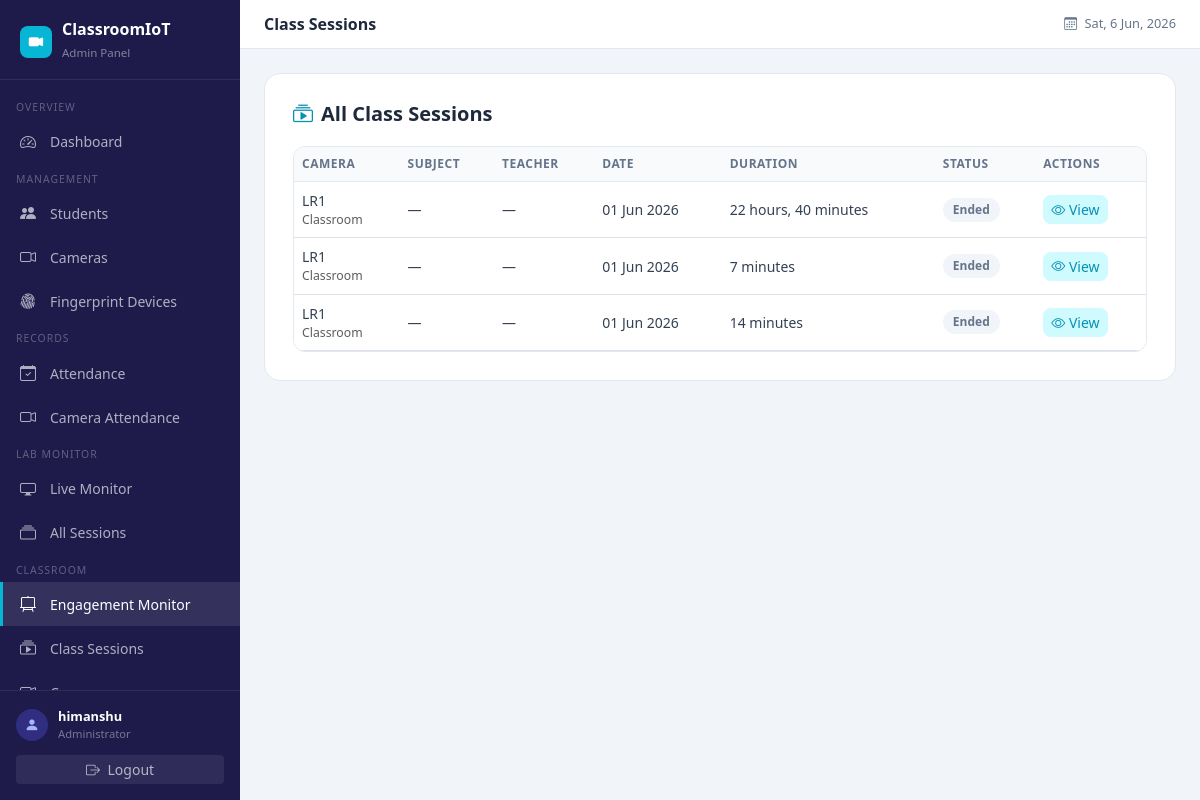
Before: /classroom/sessions/ (signed in) with the older database file.
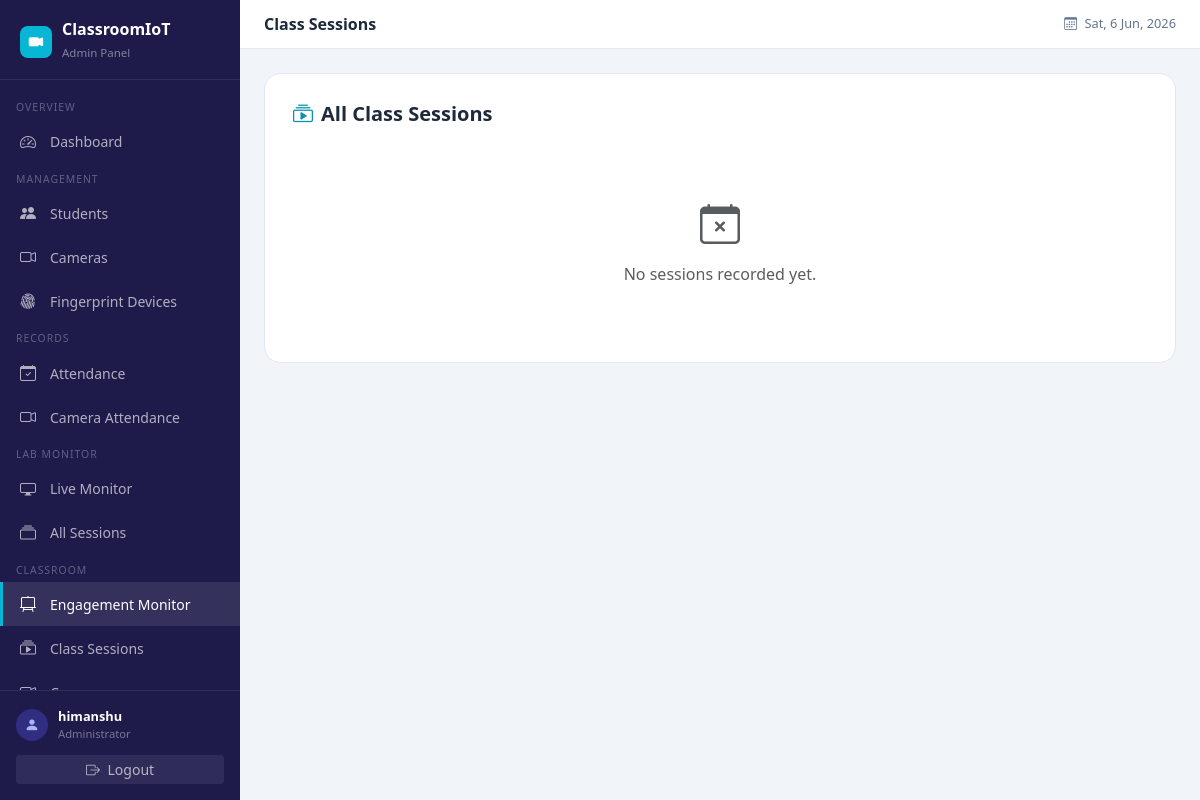
After: the same page with the newer database file.
### classroom_monitor/models.py (models this page shows, shortened)
class ClassSession(models.Model):
    camera = models.ForeignKey(ClassroomCamera, on_delete=models.CASCADE)
    subject = models.CharField(max_length=100, blank=True)
    teacher = models.CharField(max_length=100, blank=True)
    start_time = models.DateTimeField(auto_now_add=True)
    end_time = models.DateTimeField(null=True, blank=True)
    is_active = models.BooleanField(default=True)
    total_students_detected = models.IntegerField(default=0)
    class Meta:
        ordering = ['-start_time']
        indexes = [
            models.Index(fields=['camera', '-start_time']),
            models.Index(fields=['is_active', '-start_time']),
        ]
        verbose_name = 'Class Session'
        verbose_name_plural = 'Class Sessions'

class ClassroomCamera(models.Model):
    STREAM_TYPE_CHOICES = [
        ('mjpeg', 'MJPEG'),
        ('rtsp', 'RTSP'),
        ('snapshot', 'Snapshot'),
    ]
    name = models.CharField(max_length=100)
    url = models.CharField(max_length=300, help_text="RTSP or HTTP stream URL")
    location = models.CharField(max_length=100, default='Classroom')
    is_active = models.BooleanField(default=True)
    stream_type = models.CharField(
        max_length=10,
        choices=STREAM_TYPE_CHOICES,
        default='mjpeg'
    )
    snapshot_url = models.CharField(
        max_length=300, blank=True,
        help_text="Direct snapshot URL if different from stream URL"
    )
    created_at = models.DateTimeField(auto_now_add=True)
    class Meta:
        ordering = ['name']
        verbose_name = 'Classroom Camera'
        verbose_name_plural = 'Classroom Cameras'

### classroom_monitor/views.py (the view)
# urls.py: path('sessions/', views.session_list, name='classroom_session_list'),
@login_required
def session_list(request):
    sessions = ClassSession.objects.select_related('camera').order_by('-start_time')
    context = {
        'sessions': sessions,
    }
    return render(request, 'classroom_monitor/session_list.html', context)

### templates/classroom_monitor/session_list.html (shortened to what this page needs)
{% extends "entrance_cam/base.html" %}
{% block page_title %}Class Sessions{% endblock %}
{% block content %}
<div class="form-card">
  <div class="section-hdr">
    <h5><i class="bi bi-collection-play me-2" style="color:#0891b2"></i>All Class Sessions</h5>
  </div>
  {% if sessions %}
  <div class="data-table">
    <table class="table table-hover">
      <thead>
        <tr>
          <th>Camera</th>
          <th>Subject</th>
          <th>Teacher</th>
          <th>Date</th>
          <th>Duration</th>
          <th>Status</th>
          <th>Actions</th>
        </tr>
      </thead>
      <tbody>
        {% for session in sessions %}
        <tr>
          <td>
            <div class="fw-600">{{ session.camera.name }}</div>
            <div class="small text-muted">{{ session.camera.location }}</div>
          </td>
          <td>{{ session.subject|default:"—" }}</td>
          <td>{{ session.teacher|default:"—" }}</td>
          <td>{{ session.start_time|date:"d M Y" }}</td>
          <td>
            {% if session.end_time %}
              {{ session.end_time|timeuntil:session.start_time }}
            {% else %}
              <span class="text-muted">Ongoing</span>
            {% endif %}
          </td>
          <td>
            {% if session.is_active %}
              <span class="emotion-badge" style="background:#dcfce7;color:#166534">
                <span class="dot-online"></span>Active
              </span>
            {% else %}
              <span class="emotion-badge" style="background:#f1f5f9;color:#64748b">Ended</span>
            {% endif %}
          </td>
          <td>
            <a href="{% url 'classroom_session_detail' session.pk %}" class="btn btn-sm" style="background:#cffafe;color:#0891b2;border:none;border-radius:8px">
              <i class="bi bi-eye"></i> View
            </a>
          </td>
        </tr>
        {% endfor %}
      </tbody>
    </table>
  </div>
  {% else %}
  <div class="text-center py-5 text-muted">
    <i class="bi bi-calendar-x fs-1 d-block mb-2 opacity-20"></i>
    No sessions recorded yet.
  </div>
  {% endif %}
</div>
{% endblock %}

### templates/entrance_cam/base.html (shortened to what this page needs)
<!DOCTYPE html>
<html lang="en">
<head>
<link href="https://cdn.jsdelivr.net/npm/bootstrap@5.3.2/dist/css/bootstrap.min.css" rel="stylesheet">
<link href="https://cdn.jsdelivr.net/npm/bootstrap-icons@1.11.3/font/bootstrap-icons.css" rel="stylesheet">
</head>
<body>
{% if user.is_authenticated %}
<aside class="sidebar">
  <div class="sidebar-brand">
    <div style="display:flex;align-items:center;gap:10px">
      <div style="background:var(--accent);width:32px;height:32px;border-radius:8px;display:flex;align-items:center;justify-content:center">
        <i class="bi bi-camera-video-fill" style="color:#fff;font-size:0.9rem"></i>
      </div>
      <div>
        <h4>ClassroomIoT</h4>
        <small>Admin Panel</small>
      </div>
    </div>
  </div>
  <nav class="sidebar-nav">
    <div class="nav-section">Overview</div>
    <a href="{% url 'dashboard' %}" class="sidebar-link {% if request.resolver_match.url_name == 'dashboard' %}active{% endif %}">
      <i class="bi bi-speedometer2"></i> Dashboard
    </a>
    <div class="nav-section">Management</div>
    <a href="{% url 'student_list' %}" class="sidebar-link {% if 'student' in request.resolver_match.url_name %}active{% endif %}">
      <i class="bi bi-people-fill"></i> Students
    </a>
    <a href="{% url 'camera_attendance:camera_list' %}" class="sidebar-link {% if 'camera' in request.resolver_match.url_name %}active{% endif %}">
      <i class="bi bi-camera-video"></i> Cameras
    </a>
    <a href="{% url 'esp32_device_list' %}" class="sidebar-link {% if 'esp32' in request.resolver_match.url_name %}active{% endif %}">
      <i class="bi bi-fingerprint"></i> Fingerprint Devices
    </a>
    <div class="nav-section">Records</div>
    <a href="{% url 'attendance_list' %}" class="sidebar-link {% if 'attendance' in request.resolver_match.url_name %}active{% endif %}">
      <i class="bi bi-calendar-check"></i> Attendance
    </a>
    <a href="{% url 'camera_attendance:dashboard' %}" class="sidebar-link {% if 'camera_attendance' in request.resolver_match.app_name %}active{% endif %}">
      <i class="bi bi-camera-video"></i> Camera Attendance
    </a>
    <div class="nav-section">Lab Monitor</div>
    <a href="{% url 'lab_monitor' %}" class="sidebar-link {% if request.resolver_match.url_name == 'lab_monitor' %}active{% endif %}">
      <i class="bi bi-display"></i> Live Monitor
    </a>
    <a href="{% url 'session_list' %}" class="sidebar-link {% if request.resolver_match.url_name == 'session_list' %}active{% endif %}">
      <i class="bi bi-collection"></i> All Sessions
    </a>
    <div class="nav-section">Classroom</div>
    <a href="{% url 'classroom_dashboard' %}" class="sidebar-link {% if 'classroom' in request.path %}active{% endif %}">
      <i class="bi bi-easel2"></i> Engagement Monitor
    </a>
    <a href="{% url 'classroom_session_list' %}" class="sidebar-link">
      <i class="bi bi-collection-play"></i> Class Sessions
    </a>
    <a href="{% url 'classroom_camera_list' %}" class="sidebar-link">
      <i class="bi bi-camera-video"></i> Cameras
    </a>
  </nav>
  <div style="padding:16px;border-top:1px solid rgba(255,255,255,0.08)">
    <div style="display:flex;align-items:center;gap:10px;margin-bottom:12px">
      <div style="width:32px;height:32px;background:#312e81;border-radius:50%;display:flex;align-items:center;justify-content:center">
        <i class="bi bi-person-fill" style="color:#a5b4fc;font-size:0.9rem"></i>
      </div>
      <div>
        <div style="color:#fff;font-size:0.8rem;font-weight:600">{{ user.username }}</div>
        <div style="color:rgba(255,255,255,0.4);font-size:0.7rem">Administrator</div>
      </div>
    </div>
    <a href="{% url 'logout' %}" class="btn btn-sm w-100" style="background:rgba(255,255,255,0.08);color:rgba(255,255,255,0.65);border:none">
      <i class="bi bi-box-arrow-right me-1"></i> Logout
    </a>
  </div>
</aside>
{% endif %}
<div class="{% if user.is_authenticated %}main-content{% endif %}">
  {% if user.is_authenticated %}
  <div class="topbar">
    <span class="topbar-title">{% block page_title %}Dashboard{% endblock %}</span>
    <div style="display:flex;align-items:center;gap:12px">
      <span style="font-size:0.8rem;color:#64748b">
        <i class="bi bi-calendar3 me-1"></i>
        <span id="topbar-date"></span>
      </span>
    </div>
  </div>
  {% endif %}
  <div class="{% if user.is_authenticated %}content-area{% endif %}">
    {% block content %}{% endblock %}
  </div>
</div>
</body>
</html>

### templates/entrance_cam/base.html (style rules this page uses)
:root { --sidebar-w: 240px; --primary: #4f46e5; --primary-dark: #3730a3; --accent: #06b6d4; }
body { background: #f1f5f9; font-family: 'Segoe UI', sans-serif; margin: 0; padding: 0; overflow-x: hidden; }
.sidebar { position: fixed; top: 0; left: 0; height: 100vh; width: var(--sidebar-w); background: #1e1b4b; display: flex; flex-direction: column; z-index: 1000; }
.sidebar-brand { padding: 20px 20px 16px; border-bottom: 1px solid rgba(255,255,255,0.08); }
.sidebar-brand h4 { color: #fff; margin: 0; font-size: 1rem; font-weight: 700; }
.sidebar-brand small { color: rgba(255,255,255,0.45); font-size: 0.72rem; }
.sidebar-nav { flex: 1; padding: 12px 0; overflow-y: auto; }
.sidebar-nav { -ms-overflow-style: none; scrollbar-width: none; }
.nav-section { padding: 8px 16px 4px; font-size: 0.65rem; color: rgba(255,255,255,0.3); text-transform: uppercase; letter-spacing: 1px; }
.sidebar-link { display: flex; align-items: center; gap: 10px; padding: 10px 20px; color: rgba(255,255,255,0.65); text-decoration: none; font-size: 0.875rem; border-radius: 0; transition: all 0.15s; }
.sidebar-link:hover, .sidebar-link.active { color: #fff; background: rgba(255,255,255,0.1); border-left: 3px solid var(--accent); padding-left: 17px; }
.sidebar-link i { font-size: 1rem; width: 20px; }
.main-content { margin-left: var(--sidebar-w); min-height: 100vh; overflow-x: hidden; }
.topbar { background: #fff; border-bottom: 1px solid #e2e8f0; padding: 12px 24px; display: flex; align-items: center; justify-content: space-between; position: sticky; top: 0; z-index: 100; }
.topbar-title { font-weight: 600; font-size: 1rem; color: #1e293b; }
.content-area { padding: 24px; }
.form-card { background: #fff; border-radius: 16px; border: 1px solid #e2e8f0; padding: 28px; }
.section-hdr { display: flex; align-items: center; justify-content: space-between; margin-bottom: 20px; }
.section-hdr h5 { font-weight: 700; color: #1e293b; margin: 0; }

Changed rows visible on the page:
removed ClassSession: camera.name "LR1", camera.location "Classroom", subject "—", teacher "—", start_time "01 Jun 2026", end_time "22 hours, 40 minutes", is_active "Ended"
removed ClassSession: camera.name "LR1", camera.location "Classroom", subject "—", teacher "—", start_time "01 Jun 2026", end_time "7 minutes", is_active "Ended"
removed ClassSession: camera.name "LR1", camera.location "Classroom", subject "—", teacher "—", start_time "01 Jun 2026", end_time "14 minutes", is_active "Ended"
Other visible differences:
text no longer shown: "CAMERA SUBJECT TEACHER DATE DURATION STATUS ACTIONS"
text now shown: "No sessions recorded yet."
